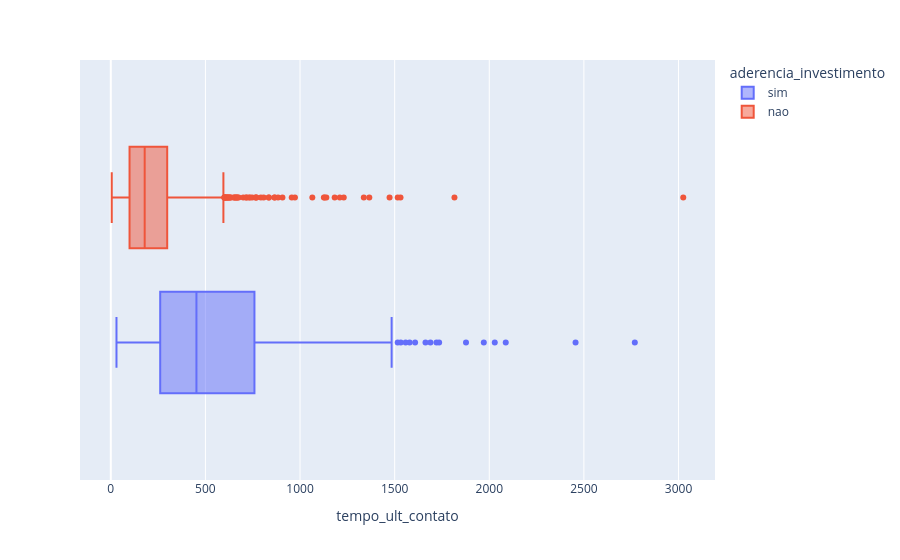

Notebook cell for this chart:
### Code cell
px.box(df, x = 'tempo_ult_contato', color = 'aderencia_investimento')

### Figure 1 — Plotly figure (JSON) as saved in the notebook; plotly's stock layout.template omitted (floating-point values rounded to 4 significant figures; data arrays with more than 128 entries replaced by an {"elided": "..."} marker saying what was removed)
{"data": [{"alignmentgroup": "True", "hovertemplate": "aderencia_investimento=sim<br>tempo_ult_contato=%{x}<extra></extra>", "legendgroup": "sim", "marker": {"color": "#636efa"}, "name": "sim", "notched": false, "offsetgroup": "sim", "orientation": "h", "showlegend": true, "type": "box", "x": {"elided": "502 int values"}, "x0": " ", "xaxis": "x", "y0": " ", "yaxis": "y"}, {"alignmentgroup": "True", "hovertemplate": "aderencia_investimento=nao<br>tempo_ult_contato=%{x}<extra></extra>", "legendgroup": "nao", "marker": {"color": "#EF553B"}, "name": "nao", "notched": false, "offsetgroup": "nao", "orientation": "h", "showlegend": true, "type": "box", "x": {"elided": "766 int values"}, "x0": " ", "xaxis": "x", "y0": " ", "yaxis": "y"}], "layout": {"boxmode": "group", "legend": {"title": {"text": "aderencia_investimento"}, "tracegroupgap": 0}, "margin": {"t": 60}, "xaxis": {"anchor": "y", "domain": [0, 1], "title": {"text": "tempo_ult_contato"}}, "yaxis": {"anchor": "x", "domain": [0, 1]}}}
